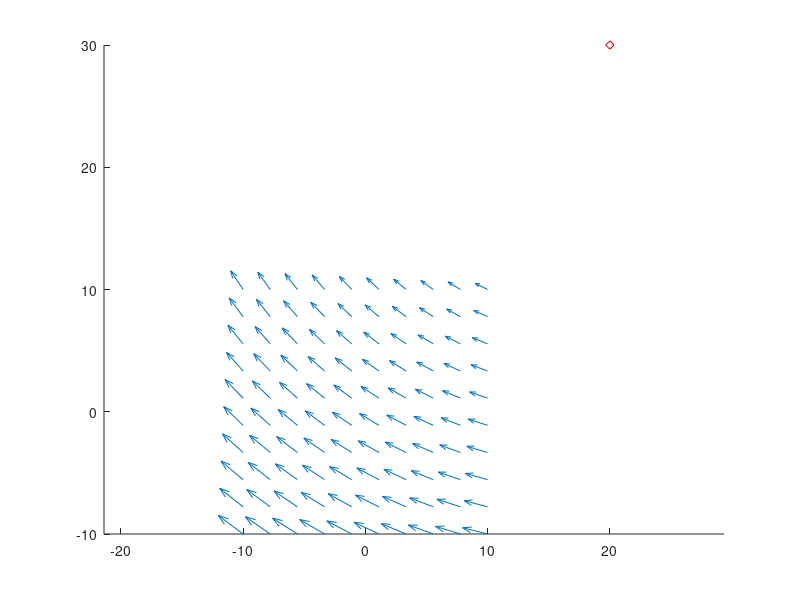

Source code (MATLAB):
clc;clear

thetadot = -1;
I = [20 30]';

range = [-10 10 -10 10];
res = [10 10];

xlocvec = linspace(-10,10,10);
ylocvec = linspace(-10,10,10);

rvecs = [];
vvecs = [];

for i = xlocvec
  for j = ylocvec
    A = [i j]';
    
    IA = A-I;
    
    vA = [0 -thetadot;thetadot 0]*IA;
    
    rvecs = [rvecs A];
    vvecs = [vvecs vA];
  end
end

clf
hold on

plot(I(1),I(2),'rd')
quiver(rvecs(1,:),rvecs(2,:),vvecs(1,:),vvecs(2,:))
axis equal
